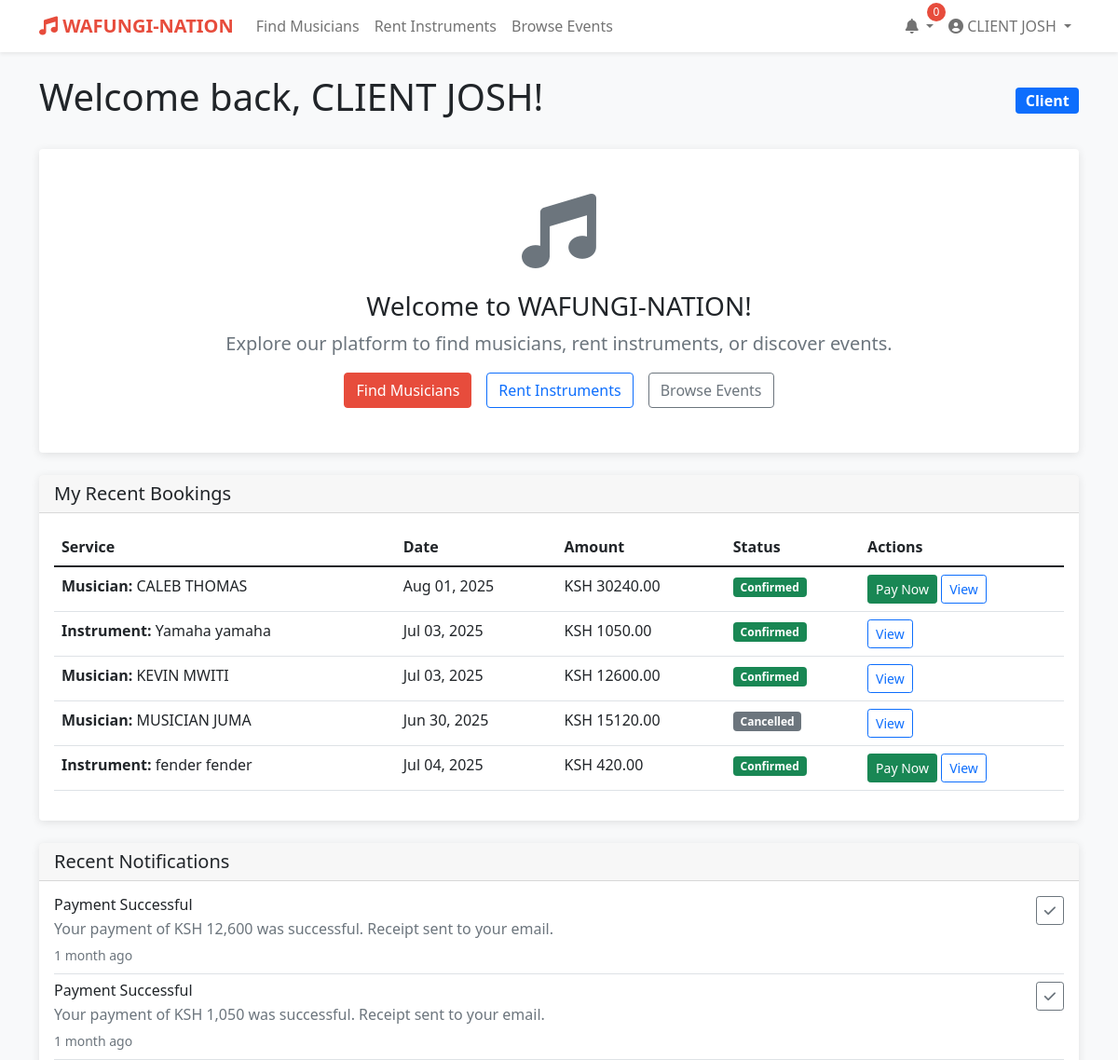
The app's page /dashboard/ (signed in, upper part), older data.
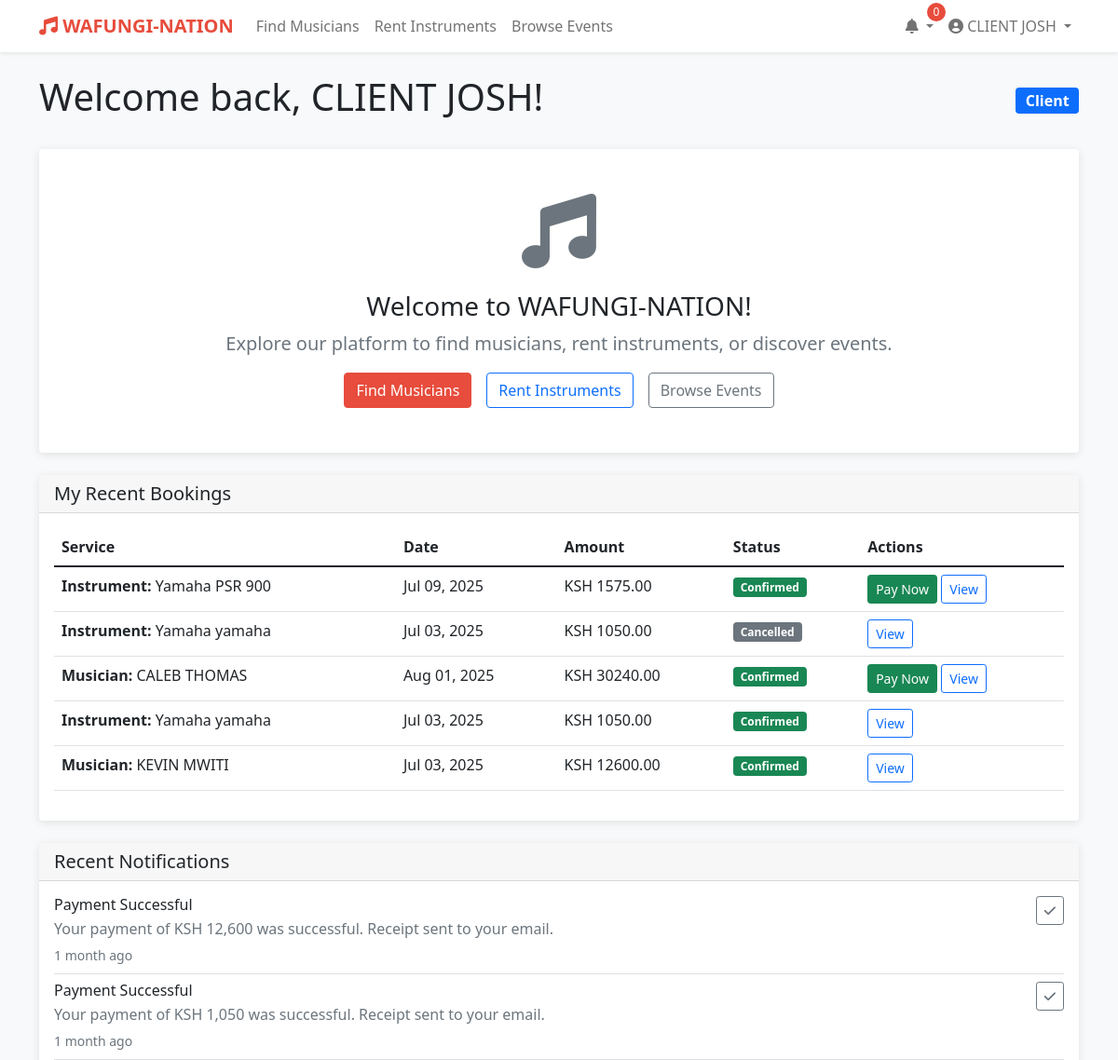
The same page, newer data.
### wafungi/models.py (models this page shows, shortened)
class Booking(models.Model):
    STATUS_CHOICES = (
        ('pending', 'Pending'),
        ('confirmed', 'Confirmed'),
        ('completed', 'Completed'),
        ('cancelled', 'Cancelled'),
    )
    client = models.ForeignKey(User, on_delete=models.CASCADE, related_name='bookings_made')
    musician = models.ForeignKey(User, on_delete=models.CASCADE, related_name='bookings_received', null=True, blank=True)
    instrument_listing = models.ForeignKey(InstrumentListing, on_delete=models.CASCADE, null=True, blank=True)
    event = models.ForeignKey(Event, on_delete=models.CASCADE, null=True, blank=True)
    event_application = models.OneToOneField(EventApplication, on_delete=models.CASCADE, null=True, blank=True, related_name='booking')
    start_date = models.DateTimeField()
    end_date = models.DateTimeField()
    total_amount = models.DecimalField(max_digits=10, decimal_places=2)
    status = models.CharField(max_length=20, choices=STATUS_CHOICES, default='pending')
    payment_status = models.BooleanField(default=False)
    notes = models.TextField(blank=True)
    created_at = models.DateTimeField(auto_now_add=True)

class User(AbstractUser):
    USER_TYPES = (
        ('musician', 'Musician'),
        ('organizer', 'Event Organizer'),
        ('instrument_owner', 'Instrument Owner'),
        ('client', 'Client'),
    )
    user_type = models.CharField(max_length=20, choices=USER_TYPES)
    phone = models.CharField(max_length=15, blank=True)
    location = models.CharField(max_length=100, blank=True)
    profile_picture = models.ImageField(upload_to='profiles/', blank=True, null=True)
    bio = models.TextField(blank=True)
    is_verified = models.BooleanField(default=False)
    created_at = models.DateTimeField(auto_now_add=True)
    updated_at = models.DateTimeField(auto_now=True)

class InstrumentListing(models.Model):
    CONDITION_CHOICES = (
        ('excellent', 'Excellent'),
        ('good', 'Good'),
        ('fair', 'Fair'),
        ('poor', 'Poor'),
    )
    owner = models.ForeignKey(User, on_delete=models.CASCADE)
    instrument = models.ForeignKey(Instrument, on_delete=models.CASCADE)
    brand = models.CharField(max_length=100)
    model = models.CharField(max_length=100)
    condition = models.CharField(max_length=20, choices=CONDITION_CHOICES)
    daily_rate = models.DecimalField(max_digits=8, decimal_places=2)
    description = models.TextField()
    image = models.ImageField(upload_to='instruments/', blank=True, null=True)
    is_available = models.BooleanField(default=True)
    location = models.CharField(max_length=100)
    created_at = models.DateTimeField(auto_now_add=True)

class Notification(models.Model):
    user = models.ForeignKey(User, on_delete=models.CASCADE)
    title = models.CharField(max_length=200)
    message = models.TextField()
    is_read = models.BooleanField(default=False)
    created_at = models.DateTimeField(auto_now_add=True)

### wafungi/views.py (the view, shortened to what this page needs)
# urls.py: path('dashboard/', views.dashboard, name='dashboard'),
@login_required
def dashboard(request):
    user = request.user
    context = {'user': user}
    if user.user_type == 'musician':
        try:
            profile = user.musicianprofile
            recent_bookings = Booking.objects.filter(
                musician=user
            ).order_by('-created_at')[:5]
            total_earnings = Booking.objects.filter(
                musician=user,
                payment_status=True
            ).aggregate(total=Sum('total_amount'))['total'] or 0
            my_applications = EventApplication.objects.filter(
                musician=user
            ).order_by('-applied_at')[:5]
            context.update({
                'profile': profile,
                'recent_bookings': recent_bookings,
                'total_earnings': total_earnings,
                'my_applications': my_applications,
            })
        except MusicianProfile.DoesNotExist:
            messages.info(request, 'Please complete your musician profile.')
            return redirect('profile_setup')
    elif user.user_type == 'client':
        my_bookings = Booking.objects.filter(
            client=user
        ).order_by('-created_at')[:5]
        context.update({
            'my_bookings': my_bookings,
        })
    context['notifications'] = Notification.objects.filter(
        user=user,
        is_read=False
    ).order_by('-created_at')[:5]
    return render(request, 'wafungi/dashboard.html', context)

### templates/wafungi/dashboard.html (shortened to what the changed rows need)
{% extends 'base.html' %}
{% block content %}
<div class="container py-4">
    <div class="row">
        <div class="col-12">
            <div class="d-flex justify-content-between align-items-center mb-4">
                <h1>Welcome back, {{ user.get_full_name|default:user.username }}!</h1>
            </div>
        </div>
    </div>
    {% if user.user_type == 'musician' %}
    <div class="row g-4">
        <div class="col-md-3">
            <div class="card text-center">
                <div class="card-body">
                    <i class="fas fa-star fa-2x text-warning mb-2"></i>
                    <h4>{{ profile.rating|floatformat:1 }}</h4>
                    <p class="text-muted">Rating</p>
                </div>
            </div>
        </div>
        <div class="col-md-3">
            <div class="card text-center">
                <div class="card-body">
                    <i class="fas fa-music fa-2x text-primary mb-2"></i>
                    <h4>{{ profile.total_gigs }}</h4>
                    <p class="text-muted">Total Gigs</p>
                </div>
            </div>
        </div>
        <div class="col-md-3">
            <div class="card text-center">
                <div class="card-body">
                    <i class="fas fa-dollar-sign fa-2x text-success mb-2"></i>
                    <h4>KSH {{ total_earnings|floatformat:0 }}</h4>
                    <p class="text-muted">Total Earnings</p>
                </div>
            </div>
        </div>
        <div class="col-md-3">
            <div class="card text-center">
                <div class="card-body">
                    <i class="fas fa-clock fa-2x text-info mb-2"></i>
                    <h4>KSH {{ profile.hourly_rate }}</h4>
                    <p class="text-muted">Hourly Rate</p>
                </div>
            </div>
        </div>
        <div class="col-md-8">
            <div class="card">
                <div class="card-header d-flex justify-content-between align-items-center">
                    <h5 class="mb-0">Recent Bookings</h5>
                    <a href="#" class="btn btn-sm btn-outline-primary">View All</a>
                </div>
                <div class="card-body">
                    {% if recent_bookings %}
                        <div class="table-responsive">
                            <table class="table table-hover">
                                <thead>
                                    <tr>
                                        <th>Client</th>
                                        <th>Date</th>
                                        <th>Amount</th>
                                        <th>Status</th>
                                        <th>Actions</th>
                                    </tr>
                                </thead>
                                <tbody>
                                    {% for booking in recent_bookings %}
                                    <tr>
                                        <td>{{ booking.client.get_full_name|default:booking.client.username }}</td>
                                        <td>{{ booking.start_date|date:"M d, Y" }}</td>
                                        <td>KSH {{ booking.total_amount }}</td>
                                        <td>
                                            <span class="badge bg-{% if booking.status == 'confirmed' %}success{% elif booking.status == 'pending' %}warning{% elif booking.status == 'completed' %}primary{% else %}secondary{% endif %}">
                                                {{ booking.get_status_display }}
                                            </span>
                                        </td>
                                        <td>
                                            {% if booking.status == 'pending' %}
                                                <form method="post" action="{% url 'accept_booking' booking.id %}" class="d-inline">
                                                    {% csrf_token %}
                                                    <button type="submit" class="btn btn-sm btn-success">Accept</button>
                                                </form>
                                            {% endif %}
                                            <a href="{% url 'booking_detail' booking.id %}" class="btn btn-sm btn-outline-primary">View</a>
                                        </td>
                                    </tr>
                                    {% endfor %}
                                </tbody>
                            </table>
                        </div>
                    {% else %}
                        <p class="text-muted text-center py-4">No bookings yet. Your profile is live and ready for bookings!</p>
                    {% endif %}
                </div>
            </div>
        </div>
        <div class="col-md-4">
            <div class="card">
                <div class="card-header">
                    <h5 class="mb-0">Profile Status</h5>
                </div>
                <div class="card-body">
                    <div class="mb-3">
                        <div class="d-flex justify-content-between align-items-center">
                            <span>Availability</span>
                            <span class="badge bg-{% if profile.availability_status %}success{% else %}danger{% endif %}">
                                {% if profile.availability_status %}Available{% else %}Unavailable{% endif %}
                            </span>
                        </div>
                    </div>
                    <div class="mb-3">
                        <div class="d-flex justify-content-between align-items-center">
                            <span>Profile Verification</span>
                            <span class="badge bg-{% if user.is_verified %}success{% else %}warning{% endif %}">
                                {% if user.is_verified %}Verified{% else %}Pending{% endif %}
                            </span>
                        </div>
                    </div>
                    <div class="mb-3">
                        <small class="text-muted">Genres:</small><br>
                        {% for genre in profile.genres.all %}
                            <span class="badge bg-secondary me-1">{{ genre.name }}</span>
                        {% endfor %}
                    </div>
                    <div class="mb-3">
                        <small class="text-muted">Instruments:</small><br>
                        {% for instrument in profile.instruments.all %}
                            <span class="badge bg-info me-1">{{ instrument.name }}</span>
                        {% endfor %}
                    </div>
                    <a href="{% url 'profile_setup' %}" class="btn btn-primary w-100">Edit Profile</a>
                </div>
            </div>
        </div>
    </div>
    {% else %}
    <div class="row g-4">
        {% if my_bookings %}
        <div class="col-12">
            <div class="card">
                <div class="card-body">
                    <div class="table-responsive">
                        <table class="table table-hover">
                            <thead>
                                <tr>
                                    <th>Service</th>
                                    <th>Date</th>
                                    <th>Amount</th>
                                    <th>Status</th>
                                    <th>Actions</th>
                                </tr>
                            </thead>
                            <tbody>
                                {% for booking in my_bookings %}
                                <tr>
                                    <td>
                                        {% if booking.musician %}
                                            <strong>Musician:</strong> {{ booking.musician.get_full_name|default:booking.musician.username }}
                                        {% elif booking.instrument_listing %}
                                            <strong>Instrument:</strong> {{ booking.instrument_listing.brand }} {{ booking.instrument_listing.model }}
                                        {% endif %}
                                    </td>
                                    <td>{{ booking.start_date|date:"M d, Y" }}</td>
                                    <td>KSH {{ booking.total_amount }}</td>
                                    <td>
                                        <span class="badge bg-{% if booking.status == 'confirmed' %}success{% elif booking.status == 'pending' %}warning{% elif booking.status == 'completed' %}primary{% else %}secondary{% endif %}">
                                            {{ booking.get_status_display }}
                                        </span>
                                    </td>
                                    <td>
                                        {% if booking.status == 'confirmed' and not booking.payment_status %}
                                            <a href="{% url 'payment_process' booking.id %}" class="btn btn-sm btn-success">Pay Now</a>
                                        {% endif %}
                                        <a href="{% url 'booking_detail' booking.id %}" class="btn btn-sm btn-outline-primary">View</a>
                                    </td>
                                </tr>
                                {% endfor %}
                            </tbody>
                        </table>
                    </div>
                </div>
            </div>
        </div>
        {% endif %}
    </div>
    {% endif %}
    {% if notifications %}
    <div class="row mt-4">
        <div class="col-12">
            <div class="card">
                <div class="card-body">
                    {% for notification in notifications %}
                    <div class="d-flex justify-content-between align-items-start border-bottom pb-2 mb-2">
                        <div>
                            <h6 class="mb-1">{{ notification.title }}</h6>
                            <p class="mb-1 text-muted">{{ notification.message }}</p>
                            <small class="text-muted">{{ notification.created_at|timesince }} ago</small>
                        </div>
                        <button class="btn btn-sm btn-outline-secondary" onclick="markAsRead({{ notification.id }})">
                            <i class="fas fa-check"></i>
                        </button>
                    </div>
                    {% endfor %}
                </div>
            </div>
        </div>
    </div>
    {% endif %}
</div>
{% endblock %}

Row changes from the older to the newer data that the page shows:
no longer on this page (row unchanged): Booking: musician.get_full_name "MUSICIAN JUMA", start_date "Jun 30, 2025", total_amount "15120.00", status "Cancelled"
no longer on this page (row unchanged): Booking: instrument_listing.brand "fender", instrument_listing.model "fender", start_date "Jul 04, 2025", total_amount "420.00", status "Confirmed", payment_status "Pay Now"
added Booking: instrument_listing.brand "Yamaha", instrument_listing.model "PSR 900", start_date "Jul 09, 2025", total_amount "1575.00", status "Confirmed", payment_status "Pay Now"
added Booking: instrument_listing.brand "Yamaha", instrument_listing.model "yamaha", start_date "Jul 03, 2025", total_amount "1050.00", status "Cancelled"
